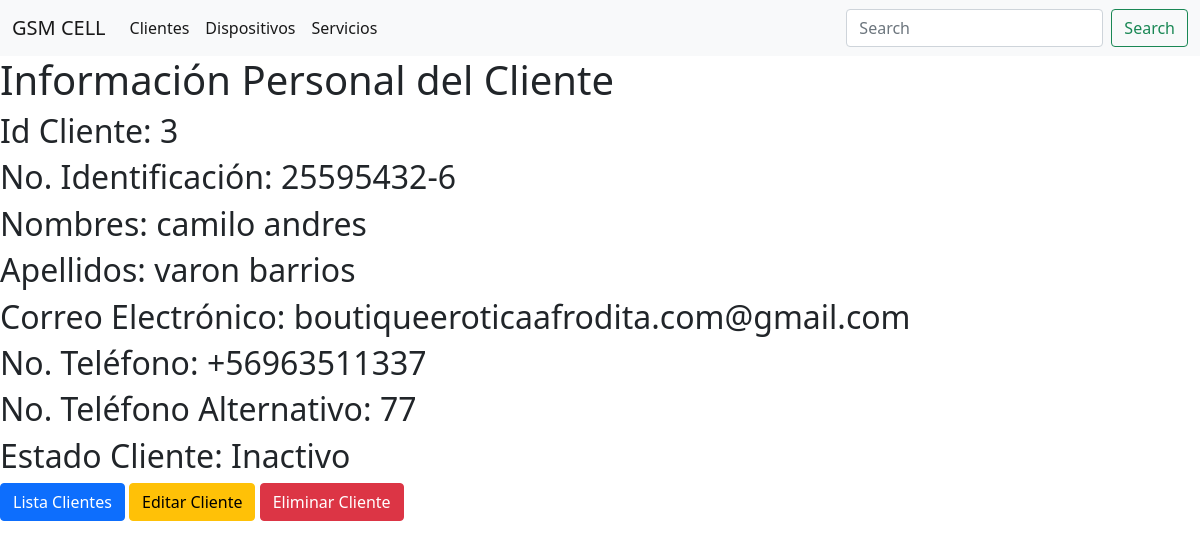
Page /clientes/3/ on the committed database.
### Clientes/models.py (models this page shows, shortened)
class Cliente(models.Model):
    identificacion = models.CharField(max_length=12, unique=True)
    nombres = models.CharField(max_length=100)
    apellidos = models.CharField(max_length=100)
    email = models.EmailField(max_length=254)
    telefono_principal = models.CharField(max_length=15)
    telefono_opcional = models.CharField(max_length=15, blank=True)
    estado_cliente = models.ForeignKey(Estado_Cliente, on_delete=models.CASCADE, default=1)

class Estado_Cliente(models.Model):
    nombre_estado = models.CharField(max_length=50)
    def __str__(self):
        return self.nombre_estado

### Clientes/views.py (the view)
# urls.py: path('<int:cliente_id>/', views.detalle_cliente, name='detalle_cliente'),
def detalle_cliente(request, cliente_id):
    cliente = Cliente.objects.get(pk=cliente_id)
    print(cliente.nombres)
    context = {
        'cliente':cliente
    }
    return render(request, 'detalle_cliente.html', context)

### Clientes/templates/detalle_cliente.html
{% extends 'base.html' %}
{% block contenido %}
<h1>Información Personal del Cliente</h1>
<h2>Id Cliente: {{cliente.id}}</h2>
<h2>No. Identificación: {{cliente.identificacion}}</h2>
<h2>Nombres: {{cliente.nombres}}</h2>
<h2>Apellidos: {{cliente.apellidos}}</h2>
<h2>Correo Electrónico: {{cliente.email}}</h2>
<h2>No. Teléfono: {{cliente.telefono_principal}}</h2>
<h2>No. Teléfono Alternativo: {{cliente.telefono_opcional}}</h2>
<h2>Estado Cliente: {{cliente.estado_cliente}}</h2>
<a class="btn btn-primary" href="{% url 'lista_clientes'%}" role="button">Lista Clientes</a>
<a class="btn btn-warning" href="{% url 'editar_cliente' cliente.id %}" role="button">Editar Cliente</a>
<a class="btn btn-danger" href="{% url 'eliminar_cliente' cliente.id %}" role="button">Eliminar Cliente</a>
{% endblock %}

### rows in the picture
Cliente: id "3", identificacion "25595432-6", nombres "camilo andres", apellidos "varon barrios", email "boutiqueeroticaafrodita.com@gmail.com", telefono_principal "+56963511337", telefono_opcional "77", estado_cliente "Inactivo"
